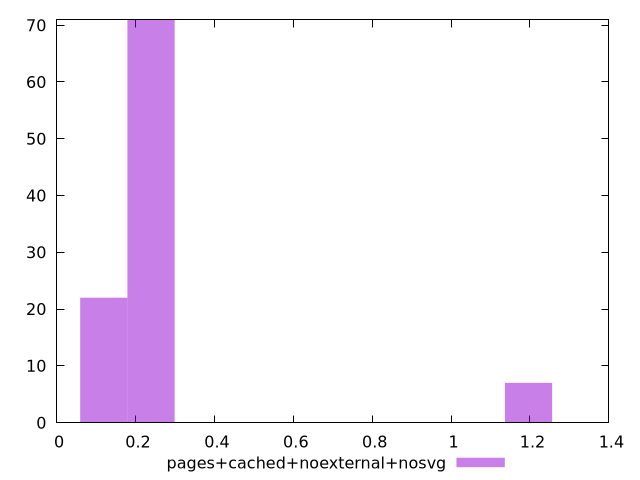

Write the gnuplot code that produced this figure.
$_pagesCachedNoexternalNosvg <<EOF
0.11963596107098852 22
0.23927192214197704 71
1.1963596107098853 7
EOF
set key outside below
set terminal pngcairo
set output "report_00004_2020-11-02T20-21-41.718Z/cumulative-layout-shift/pages+cached+noexternal+nosvg//raw_hist.png"
set yrange [0:71]
set boxwidth 0.11963596107098852
set style fill transparent solid 0.5 noborder
plot $_pagesCachedNoexternalNosvg title "pages+cached+noexternal+nosvg" with boxes ,
